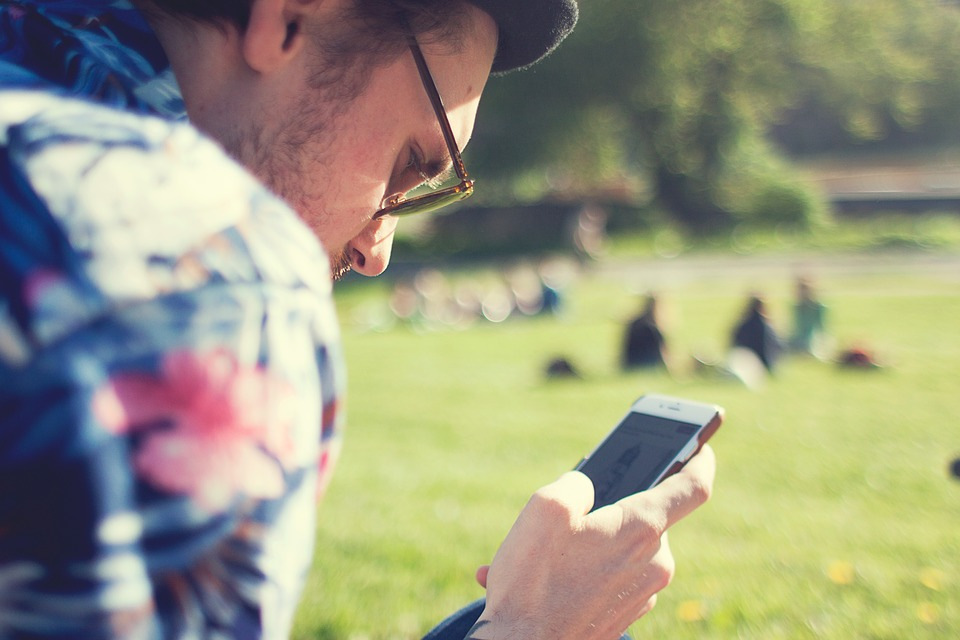
#> input picture Main1/Cashless_Payment.jpg, 960 x 640 px
$ python 38.py
#> lines starting #> are read from the running program, lines starting #| are printed output that depends on the picture
# Modes and Filter

from PIL import Image
from PIL import ImageFilter

img = Image.open('Cashless_Payment.jpg')
#> img is the input picture: PIL image 960x640 RGB; mean R, G, B 152.8, 151.9, 127.8
black_white = img.convert('L') # L stands for luminant
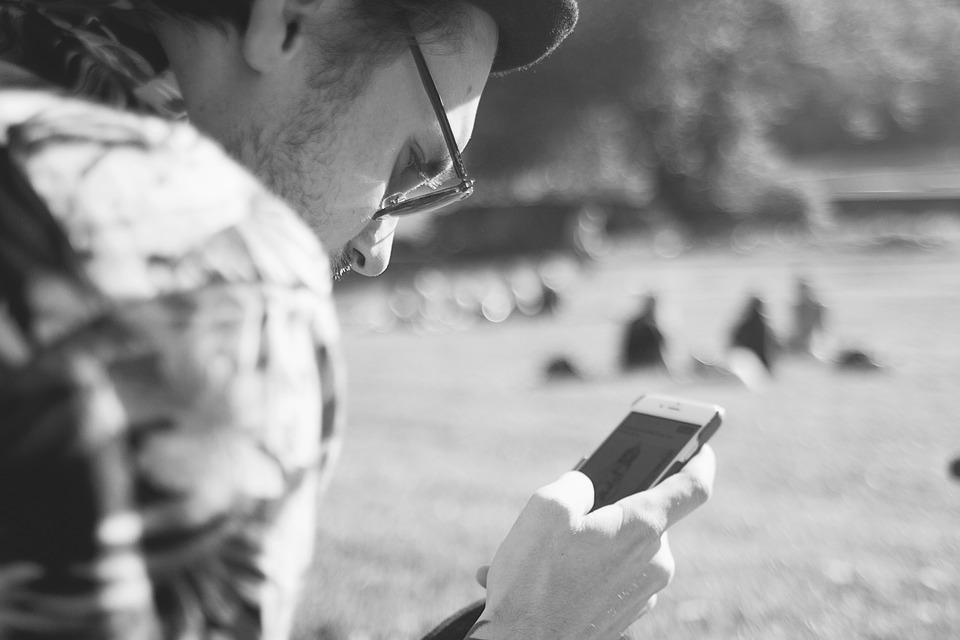
#> black_white: PIL image 960x640 L; min 22, max 253, mean 149.4
blur = img.filter(ImageFilter.BLUR)
details = img.filter(ImageFilter.DETAIL)
edges = img.filter(ImageFilter.FIND_EDGES)
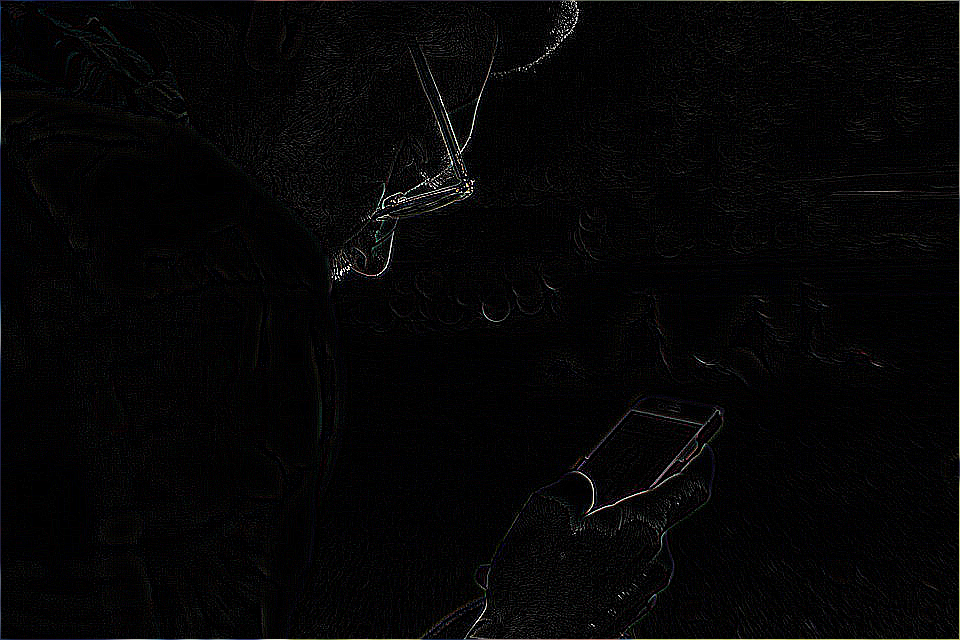
#> edges: PIL image 960x640 RGB; mean R, G, B 5.6, 5.4, 5.7


img.show()
black_white.show()
blur.show()
details.show()
edges.show()

$ run again, with Main1/Easy_haults.jpg copied over Main1/Cashless_Payment.jpg
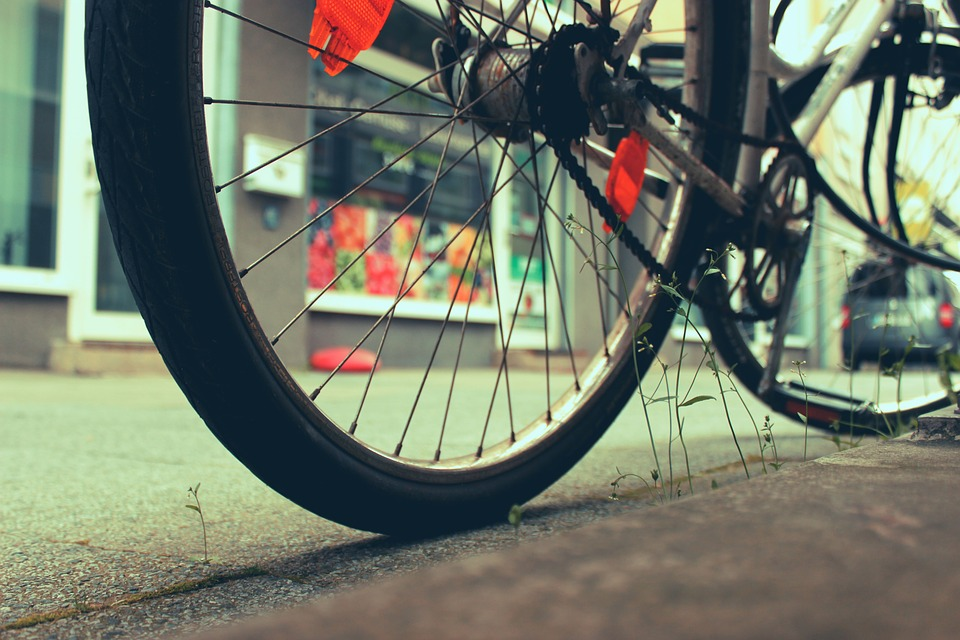
#> input picture Main1/Easy_haults.jpg, 960 x 640 px
#> img is the input picture: PIL image 960x640 RGB; mean R, G, B 112.5, 119.8, 104.9
#> `black_white = img.convert('L')`:
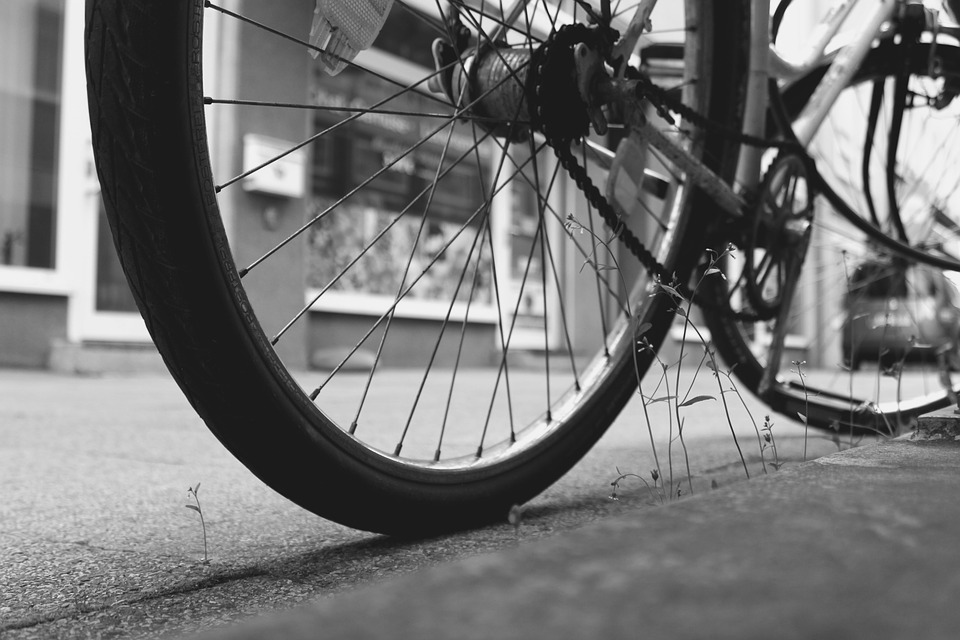
#> black_white: PIL image 960x640 L; min 5, max 253, mean 115.9
#> `edges = img.filter(ImageFilter.FIND_EDGES)`:
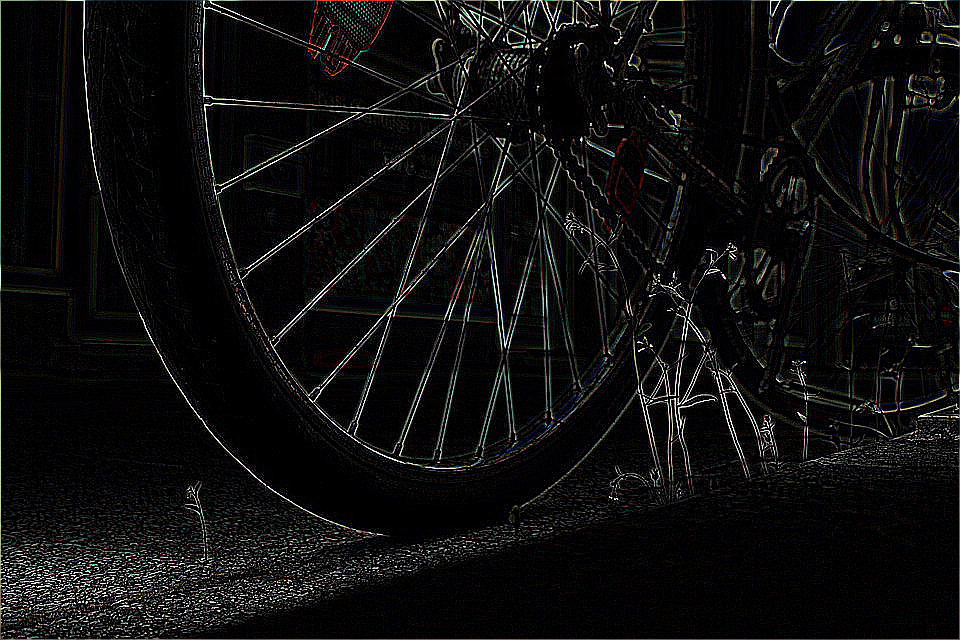
#> edges: PIL image 960x640 RGB; mean R, G, B 14.5, 14.4, 14.3

$ run again, with Main1/Traffic.jpg copied over Main1/Cashless_Payment.jpg
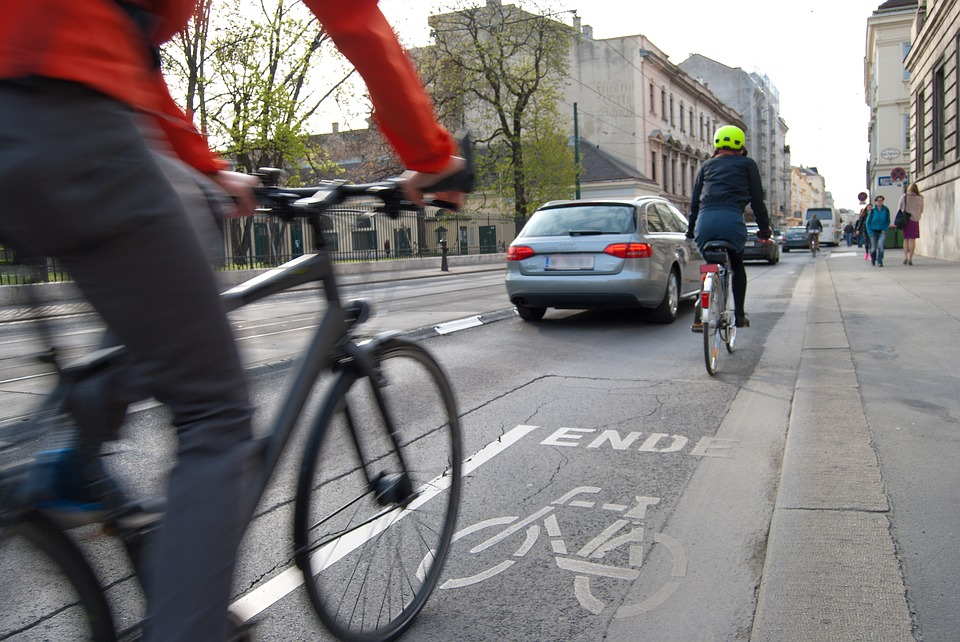
#> input picture Main1/Traffic.jpg, 960 x 642 px
#> img is the input picture: PIL image 960x642 RGB; mean R, G, B 125.5, 120.6, 120.3
#> `black_white = img.convert('L')`:
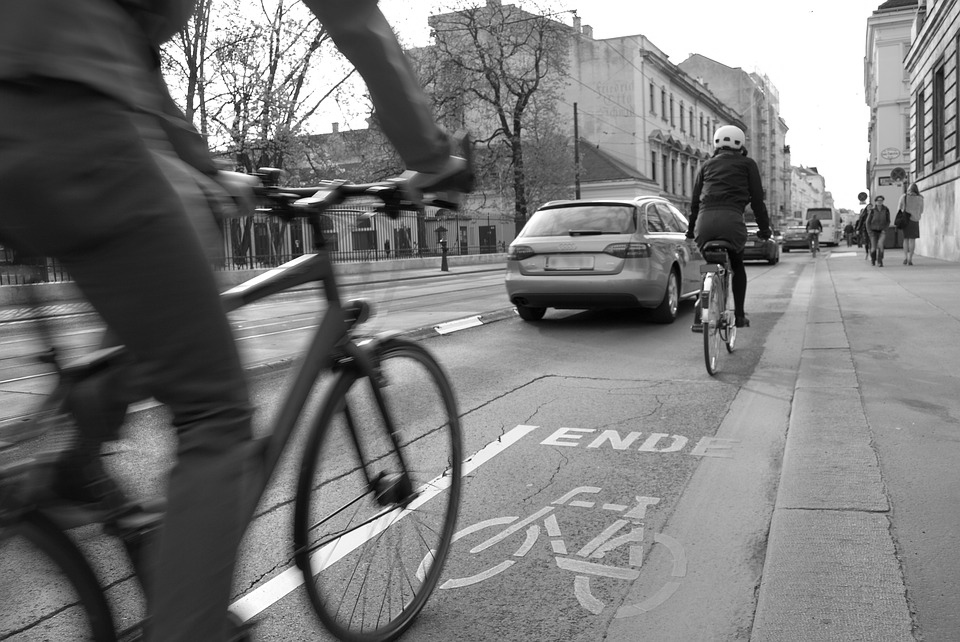
#> black_white: PIL image 960x642 L; min 0, max 255, mean 122
#> `edges = img.filter(ImageFilter.FIND_EDGES)`:
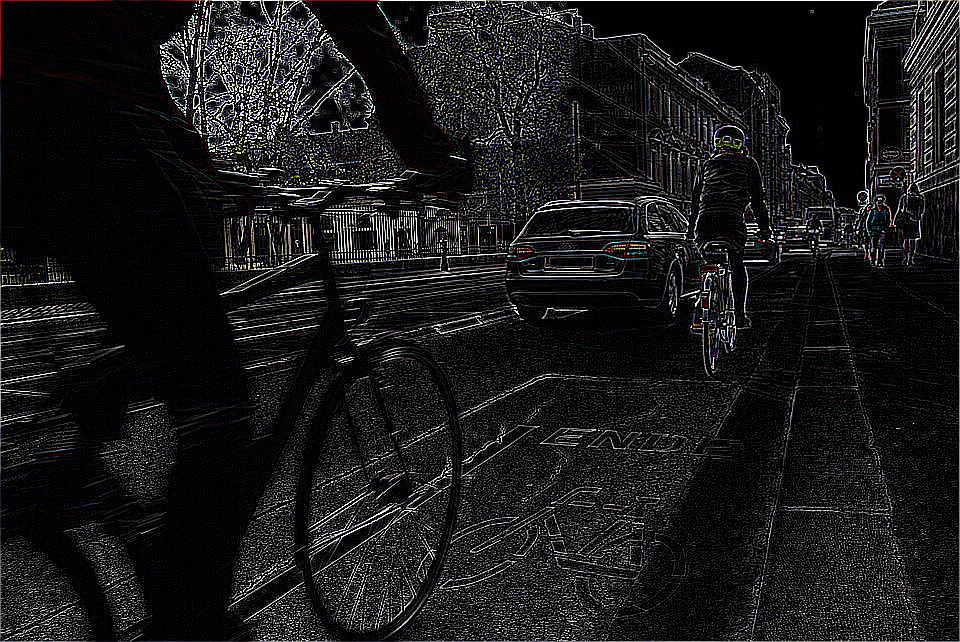
#> edges: PIL image 960x642 RGB; mean R, G, B 24.6, 24.5, 24.7
